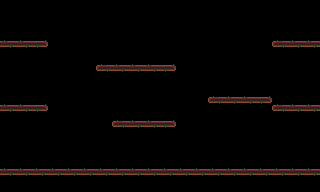

Tiled map render using the project's own tile images. Description and the map definition, with tile-layer contents summarised, below:
An orthogonal 20x24 tile map with 16x8 px tiles, 1 tile layer (Tile Layer 1), 1 hidden layer not drawn, 2 tilesets and 82 objects.

<map version="1.2" tiledversion="1.3.1" orientation="orthogonal" renderorder="right-down" compressionlevel="0" width="20" height="24" tilewidth="16" tileheight="8" infinite="0" nextlayerid="4" nextobjectid="253">
 <tileset firstgid="1" name="player start" tilewidth="41" tileheight="22" tilecount="1" columns="1">
  <image source="../images/included/player.png" width="41" height="22" />
  <tile id="0">
   <properties>
    <property name="name" value="player start" />
   </properties>
  </tile>
 </tileset>
 <tileset firstgid="2" name="platforms" tilewidth="16" tileheight="8" tilecount="512" columns="16">
  <image source="platforms.png" width="256" height="256" />
  <tile id="0">
   <properties>
    <property name="name" value="impassable" />
   </properties>
  </tile>
  <tile id="33">
   <properties>
    <property name="name" value="impassable" />
   </properties>
  </tile>
  <tile id="34">
   <properties>
    <property name="name" value="impassable" />
   </properties>
  </tile>
  <tile id="35">
   <properties>
    <property name="name" value="impassable" />
   </properties>
  </tile>
 </tileset>
 <imagelayer id="2" name="Image Layer 1" visible="0" offsetx="-96" offsety="0">
  <image source="../images/included/background.png" width="520" height="190" />
 </imagelayer>
 <layer id="1" name="Tile Layer 1" width="20" height="24">
  <data>[480 cells, 45 non-empty, 3 distinct tile ids]</data>
 </layer>
 <objectgroup id="3" name="Object Layer 1">
  <object id="170" gid="1" x="62" y="140" width="41" height="22" />
  <object id="171" gid="37" x="256" y="104" width="16" height="8" />
  <object id="172" gid="37" x="160" y="128" width="16" height="8" />
  <object id="173" gid="37" x="160" y="72" width="16" height="8" />
  <object id="174" gid="37" x="32" y="112" width="16" height="8" />
  <object id="175" gid="37" x="32" y="48" width="16" height="8" />
  <object id="176" gid="35" x="272" y="48" width="16" height="8" />
  <object id="177" gid="35" x="272" y="112" width="16" height="8" />
  <object id="178" gid="35" x="112" y="128" width="16" height="8" />
  <object id="179" gid="35" x="96" y="72" width="16" height="8" />
  <object id="180" gid="36" x="112" y="72" width="16" height="8" />
  <object id="181" gid="36" x="128" y="72" width="16" height="8" />
  <object id="182" gid="36" x="144" y="72" width="16" height="8" />
  <object id="183" gid="36" x="288" y="48" width="16" height="8" />
  <object id="184" gid="36" x="304" y="48" width="16" height="8" />
  <object id="185" gid="36" x="16" y="48" width="16" height="8" />
  <object id="186" gid="36" x="0" y="48" width="16" height="8" />
  <object id="187" gid="36" x="0" y="112" width="16" height="8" />
  <object id="188" gid="36" x="16" y="112" width="16" height="8" />
  <object id="189" gid="36" x="128" y="128" width="16" height="8" />
  <object id="190" gid="36" x="144" y="128" width="16" height="8" />
  <object id="192" gid="36" x="224" y="104" width="16" height="8" />
  <object id="193" gid="36" x="240" y="104" width="16" height="8" />
  <object id="194" gid="35" x="208" y="104" width="16" height="8" />
  <object id="195" gid="36" x="288" y="112" width="16" height="8" />
  <object id="196" gid="36" x="304" y="112" width="16" height="8" />
  <object id="197" gid="36" x="304" y="176" width="16" height="8" />
  <object id="198" gid="36" x="288" y="176" width="16" height="8" />
  <object id="199" gid="36" x="272" y="176" width="16" height="8" />
  <object id="200" gid="36" x="240" y="176" width="16" height="8" />
  <object id="201" gid="36" x="240" y="176" width="16" height="8" />
  <object id="202" gid="36" x="256" y="176" width="16" height="8" />
  <object id="203" gid="36" x="224" y="176" width="16" height="8" />
  <object id="204" gid="36" x="224" y="176" width="16" height="8" />
  <object id="205" gid="36" x="208" y="176" width="16" height="8" />
  <object id="206" gid="36" x="192" y="176" width="16" height="8" />
  <object id="207" gid="36" x="176" y="176" width="16" height="8" />
  <object id="208" gid="36" x="176" y="176" width="16" height="8" />
  <object id="209" gid="36" x="160" y="176" width="16" height="8" />
  <object id="210" gid="36" x="144" y="176" width="16" height="8" />
  <object id="211" gid="36" x="112" y="176" width="16" height="8" />
  <object id="212" gid="36" x="112" y="176" width="16" height="8" />
  <object id="213" gid="36" x="96" y="176" width="16" height="8" />
  <object id="214" gid="36" x="80" y="176" width="16" height="8" />
  <object id="215" gid="36" x="64" y="176" width="16" height="8" />
  <object id="216" gid="36" x="48" y="176" width="16" height="8" />
  <object id="217" gid="36" x="48" y="176" width="16" height="8" />
  <object id="218" gid="36" x="32" y="176" width="16" height="8" />
  <object id="219" gid="36" x="16" y="176" width="16" height="8" />
  <object id="220" gid="36" x="16" y="176" width="16" height="8" />
  <object id="221" gid="36" x="0" y="176" width="16" height="8" />
  <object id="222" gid="36" x="128" y="176" width="16" height="8" />
  <object id="223" gid="36" x="0" y="8" width="16" height="8" />
  <object id="224" gid="36" x="16" y="8" width="16" height="8" />
  <object id="225" gid="36" x="32" y="8" width="16" height="8" />
  <object id="226" gid="36" x="48" y="8" width="16" height="8" />
  <object id="227" gid="36" x="64" y="8" width="16" height="8" />
  <object id="228" gid="36" x="64" y="8" width="16" height="8" />
  <object id="229" gid="36" x="80" y="8" width="16" height="8" />
  <object id="230" gid="36" x="96" y="8" width="16" height="8" />
  <object id="231" gid="36" x="112" y="8" width="16" height="8" />
  <object id="232" gid="36" x="128" y="8" width="16" height="8" />
  <object id="233" gid="36" x="160" y="8" width="16" height="8" />
  <object id="234" gid="36" x="160" y="8" width="16" height="8" />
  <object id="235" gid="36" x="176" y="8" width="16" height="8" />
  <object id="236" gid="36" x="192" y="8" width="16" height="8" />
  <object id="237" gid="36" x="224" y="8" width="16" height="8" />
  <object id="238" gid="36" x="256" y="8" width="16" height="8" />
  <object id="239" gid="36" x="256" y="8" width="16" height="8" />
  <object id="240" gid="36" x="288" y="8" width="16" height="8" />
  <object id="241" gid="36" x="304" y="8" width="16" height="8" />
  <object id="242" gid="36" x="304" y="8" width="16" height="8" />
  <object id="243" gid="36" x="288" y="8" width="16" height="8" />
  <object id="244" gid="36" x="256" y="8" width="16" height="8" />
  <object id="245" gid="36" x="240" y="8" width="16" height="8" />
  <object id="246" gid="36" x="224" y="8" width="16" height="8" />
  <object id="247" gid="36" x="192" y="8" width="16" height="8" />
  <object id="248" gid="36" x="160" y="8" width="16" height="8" />
  <object id="249" gid="36" x="144" y="8" width="16" height="8" />
  <object id="250" gid="36" x="144" y="8" width="16" height="8" />
  <object id="251" gid="36" x="208" y="8" width="16" height="8" />
  <object id="252" gid="36" x="272" y="8" width="16" height="8" />
 </objectgroup>
</map>